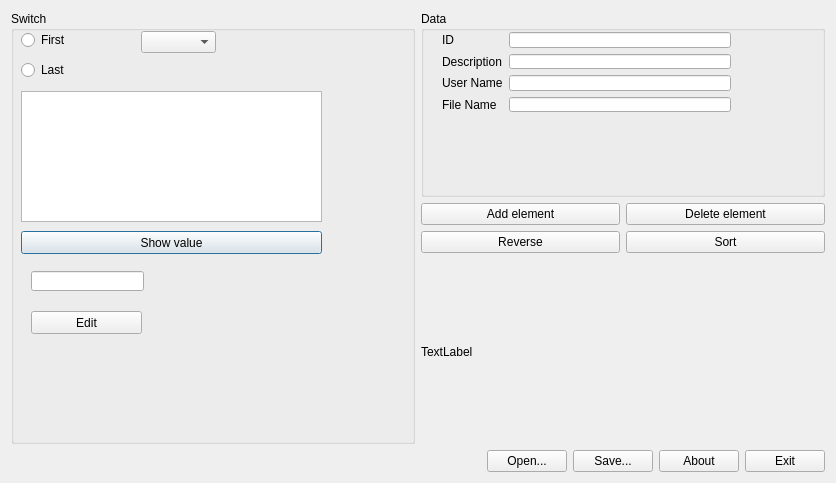
<?xml version="1.0" encoding="UTF-8"?>
<ui version="4.0">
 <class>Dialog</class>
 <widget class="QDialog" name="Dialog">
  <property name="geometry">
   <rect>
    <x>0</x>
    <y>0</y>
    <width>836</width>
    <height>483</height>
   </rect>
  </property>
  <property name="windowTitle">
   <string>Dialog</string>
  </property>
  <layout class="QVBoxLayout" name="verticalLayout_5">
   <item>
    <layout class="QHBoxLayout" name="horizontalLayout_4">
     <item>
      <widget class="QGroupBox" name="groupBox">
       <property name="title">
        <string>Switch</string>
       </property>
       <widget class="QRadioButton" name="First">
        <property name="geometry">
         <rect>
          <x>10</x>
          <y>20</y>
          <width>82</width>
          <height>18</height>
         </rect>
        </property>
        <property name="text">
         <string>First</string>
        </property>
       </widget>
       <widget class="QRadioButton" name="Last">
        <property name="geometry">
         <rect>
          <x>10</x>
          <y>50</y>
          <width>82</width>
          <height>18</height>
         </rect>
        </property>
        <property name="text">
         <string>Last</string>
        </property>
       </widget>
       <widget class="QTextBrowser" name="textBrowser">
        <property name="geometry">
         <rect>
          <x>10</x>
          <y>80</y>
          <width>301</width>
          <height>131</height>
         </rect>
        </property>
       </widget>
       <widget class="QPushButton" name="pushButton_5">
        <property name="geometry">
         <rect>
          <x>10</x>
          <y>220</y>
          <width>301</width>
          <height>23</height>
         </rect>
        </property>
        <property name="text">
         <string>Show value</string>
        </property>
       </widget>
       <widget class="QComboBox" name="comboBox">
        <property name="geometry">
         <rect>
          <x>130</x>
          <y>20</y>
          <width>75</width>
          <height>22</height>
         </rect>
        </property>
       </widget>
       <widget class="QLineEdit" name="lineEdit">
        <property name="geometry">
         <rect>
          <x>20</x>
          <y>260</y>
          <width>113</width>
          <height>20</height>
         </rect>
        </property>
       </widget>
       <widget class="QPushButton" name="pushButton_6">
        <property name="geometry">
         <rect>
          <x>20</x>
          <y>300</y>
          <width>111</width>
          <height>23</height>
         </rect>
        </property>
        <property name="text">
         <string>Edit</string>
        </property>
       </widget>
      </widget>
     </item>
     <item>
      <layout class="QVBoxLayout" name="verticalLayout_4">
       <item>
        <widget class="QGroupBox" name="groupBox_2">
         <property name="title">
          <string>Data</string>
         </property>
         <widget class="QWidget" name="layoutWidget">
          <property name="geometry">
           <rect>
            <x>10</x>
            <y>10</y>
            <width>311</width>
            <height>102</height>
           </rect>
          </property>
          <layout class="QHBoxLayout" name="horizontalLayout">
           <item>
            <layout class="QVBoxLayout" name="verticalLayout">
             <item>
              <widget class="QLabel" name="label_2">
               <property name="text">
                <string>ID</string>
               </property>
              </widget>
             </item>
             <item>
              <widget class="QLabel" name="label_3">
               <property name="text">
                <string>Description</string>
               </property>
              </widget>
             </item>
             <item>
              <widget class="QLabel" name="label_4">
               <property name="text">
                <string>User Name</string>
               </property>
              </widget>
             </item>
             <item>
              <widget class="QLabel" name="label_5">
               <property name="text">
                <string>File Name</string>
               </property>
              </widget>
             </item>
            </layout>
           </item>
           <item>
            <layout class="QVBoxLayout" name="verticalLayout_2">
             <item>
              <widget class="QLineEdit" name="ID"/>
             </item>
             <item>
              <widget class="QLineEdit" name="Description">
               <property name="text">
                <string/>
               </property>
              </widget>
             </item>
             <item>
              <widget class="QLineEdit" name="User_Name"/>
             </item>
             <item>
              <widget class="QLineEdit" name="FileName"/>
             </item>
            </layout>
           </item>
          </layout>
         </widget>
        </widget>
       </item>
       <item>
        <layout class="QVBoxLayout" name="verticalLayout_3">
         <item>
          <layout class="QHBoxLayout" name="horizontalLayout_2">
           <item>
            <widget class="QPushButton" name="pushButton">
             <property name="text">
              <string>Add element</string>
             </property>
            </widget>
           </item>
           <item>
            <widget class="QPushButton" name="pushButton_2">
             <property name="text">
              <string>Delete element</string>
             </property>
            </widget>
           </item>
          </layout>
         </item>
         <item>
          <layout class="QHBoxLayout" name="horizontalLayout_3">
           <item>
            <widget class="QPushButton" name="reverse">
             <property name="text">
              <string>Reverse</string>
             </property>
            </widget>
           </item>
           <item>
            <widget class="QPushButton" name="sort">
             <property name="text">
              <string>Sort</string>
             </property>
            </widget>
           </item>
          </layout>
         </item>
        </layout>
       </item>
       <item>
        <widget class="QLabel" name="label">
         <property name="text">
          <string>TextLabel</string>
         </property>
        </widget>
       </item>
      </layout>
     </item>
    </layout>
   </item>
   <item>
    <layout class="QHBoxLayout" name="horizontalLayout_5">
     <item>
      <spacer name="horizontalSpacer">
       <property name="orientation">
        <enum>Qt::Horizontal</enum>
       </property>
       <property name="sizeHint" stdset="0">
        <size>
         <width>40</width>
         <height>20</height>
        </size>
       </property>
      </spacer>
     </item>
     <item>
      <widget class="QPushButton" name="Open">
       <property name="text">
        <string>Open...</string>
       </property>
      </widget>
     </item>
     <item>
      <widget class="QPushButton" name="Save">
       <property name="text">
        <string>Save...</string>
       </property>
      </widget>
     </item>
     <item>
      <widget class="QPushButton" name="pushButton_3">
       <property name="text">
        <string>About</string>
       </property>
      </widget>
     </item>
     <item>
      <widget class="QPushButton" name="pushButton_4">
       <property name="text">
        <string>Exit</string>
       </property>
      </widget>
     </item>
    </layout>
   </item>
  </layout>
 </widget>
 <layoutdefault spacing="6" margin="11"/>
 <resources/>
 <connections>
  <connection>
   <sender>pushButton_4</sender>
   <signal>clicked()</signal>
   <receiver>Dialog</receiver>
   <slot>close()</slot>
   <hints>
    <hint type="sourcelabel">
     <x>947</x>
     <y>564</y>
    </hint>
    <hint type="destinationlabel">
     <x>533</x>
     <y>344</y>
    </hint>
   </hints>
  </connection>
 </connections>
</ui>
